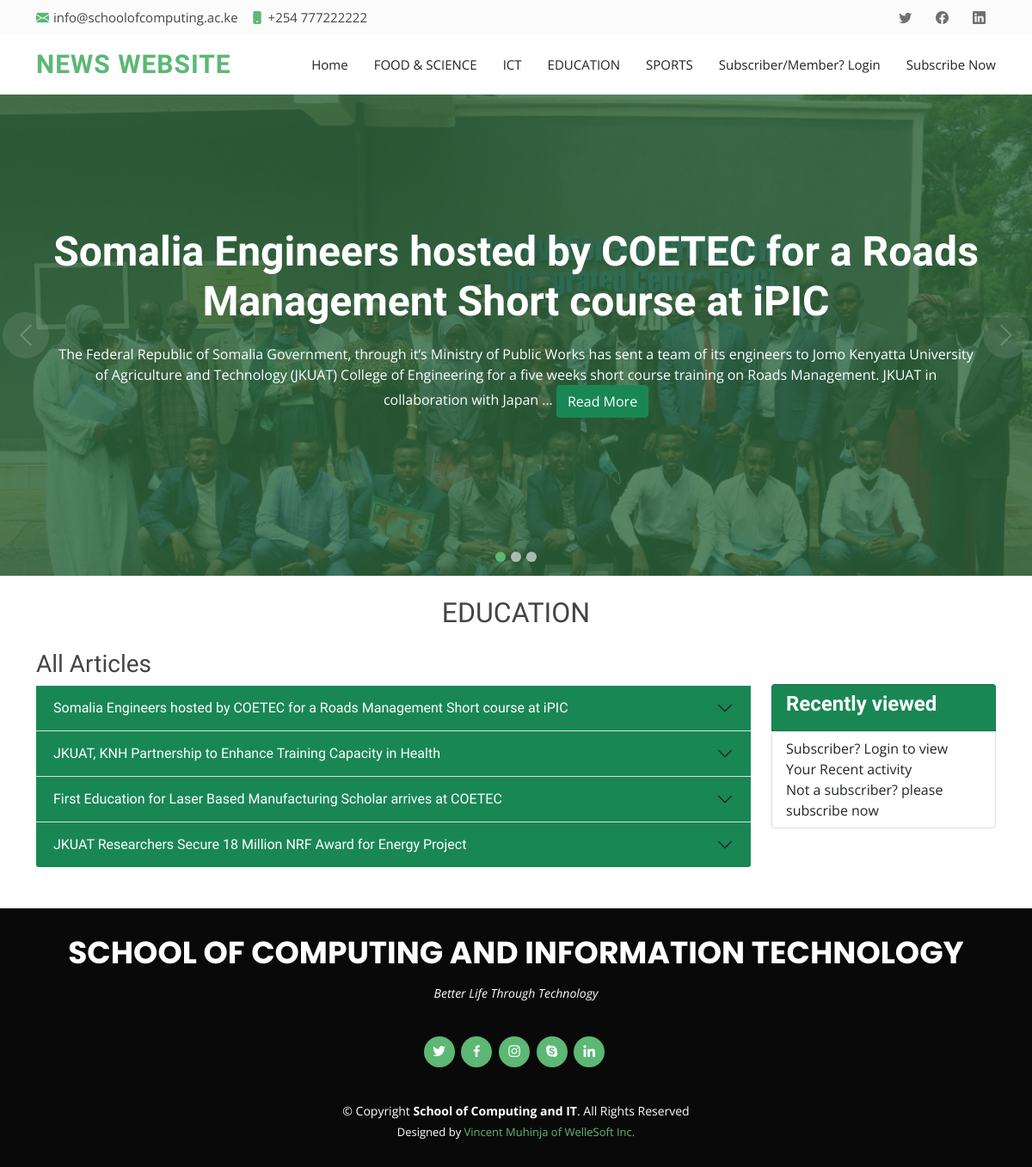
/blogs/category/2/chosenCategory, run on the app's committed database.
### Blogs/models.py (models this page shows, shortened)
class BlogCategory(models.Model):
    Category_Id = models.CharField(max_length=200,blank=False,null=False)
    Category_Name = models.CharField(max_length=200,blank=False,null=False)
    created_at = models.DateTimeField(auto_now_add=True)
    is_deleted = models.BooleanField(default=False)
    deleted_at = models.DateTimeField(blank=True, null=True)
    def __str__(self):
        return self.Category_Name
    class Meta():
        ordering = ('-created_at',)

class Blog(models.Model):
    title = models.CharField(blank=False, null=False, max_length=200)
    description = models.TextField(blank=True, null=True)
    photo = models.ImageField(upload_to='blog_photos', null=True, blank=True)
    category=models.ForeignKey('BlogCategory',on_delete=models.RESTRICT,blank=False,null=False)
    created_at = models.DateTimeField(auto_now_add=True)
    is_deleted = models.BooleanField(default=False)
    deleted_at = models.DateTimeField(blank=True, null=True)
    is_headline=models.BooleanField(default=False)
    is_popular=models.BooleanField(default=False)
    class Meta():
        ordering = ('-created_at',)

### Blogs/views.py (the view)
# urls.py: path('category/<int:pk>/chosenCategory',views.category_page,name='category_page'),
def category_page(request,pk):
    chosen_category = BlogCategory.objects.get(pk=pk)
    required_blogs = Blog.objects.filter(category=chosen_category)
    categories = BlogCategory.objects.filter(is_deleted=False)
    user = request.user
    if str(user) is not 'AnonymousUser':
        try:
            subscriber = Subscriber.objects.filter(First_Name=user.first_name).filter(Last_name=user.last_name).filter(Email=user.email)[0]
        except:
            subscriber = Subscriber.objects.filter(First_Name=user.first_name).filter(Last_name=user.last_name).filter(Email=user.email)[0]
        recents = Recents.objects.filter(subscriber=subscriber)
        context = {
            'articles':required_blogs,
            'slide_items': required_blogs[:3],
            'categories':categories,
            'recents':recents
        }
    else:
        context = {
            'articles': required_blogs,
            'slide_items': required_blogs[:3],
            'categories': categories,
            'Category_Name':chosen_category,
        }
    return render(request, 'blogs/category_page.html', context=context)

### templates/blogs/category_page.html (shortened to what this page needs)
{% extends 'blogs/base2.html' %}
{% load static %}
{% block content %}
<div class="container">
      <div class="row mt-4">
        <div class="d-flex justify-content-center mb-2">
          <h2>{{Category_Name}} </h2>
        </div>
        <div class="col-9 mt-2 container mr-6 pl-2 ">
          <div class="mb-2 mx-auto">
              <h3>All Articles</h3>
          </div>
          <div class="accordion accordion-flush" id="accordionFlushExample">
              {% for article in articles %}
            <div class="accordion-item">
              <h2 class="accordion-header" id="flush-heading{{article.pk}}f">
                <button class="accordion-button collapsed bg-success text-white" type="button" data-bs-toggle="collapse" data-bs-target="#activity{{article.pk}}f" aria-expanded="false" aria-controls="activity{{article.pk}}f">
                  {{article.title}}
                </button>
              </h2>
            </div>
              {% endfor %}
          </div>
        </div>
          <div class="col-3 container mt-5 mb-2">
            <ul class="list-group">
            <a class="list-group-item list-group-item-action bg-success text-white" aria-current="true">
              <h4><strong>Recently viewed</strong></h4>
  </a>
                {% if user.is_authenticated %}
              {% for recent in recents %}
  <a href="" class="list-group-item list-group-item-action">{{recent.blog.title}}</a>
              {% endfor %}
                {% else %}
                <a href="" class="list-group-item list-group-item-action">Subscriber? Login to view Your Recent activity <br> <span>Not a subscriber? please subscribe now </span></a>
                {% endif %}
</ul>
      </div>
      </div>
    </div>
<br><br>
{% endblock %}

### templates/blogs/base2.html (shortened to what this page needs)
<!DOCTYPE html>
{% load static %}
<html lang="en">
<head>
  <link href="{% static 'assets/vendor/animate.css/animate.min.css' %}" rel="stylesheet">
  <link href="{% static 'assets/vendor/bootstrap/css/bootstrap.min.css' %}" rel="stylesheet">
  <link href="{% static 'assets/vendor/bootstrap-icons/bootstrap-icons.css' %}" rel="stylesheet">
  <link href="{% static 'assets/vendor/boxicons/css/boxicons.min.css' %}" rel="stylesheet">
  <link href="{% static 'assets/vendor/glightbox/css/glightbox.min.css' %}" rel="stylesheet">
  <link href="{% static 'assets/vendor/swiper/swiper-bundle.min.css' %}" rel="stylesheet">
  <link href="{% static 'assets/css/style.css' %}" rel="stylesheet">
</head>
<body>
  <section id="topbar" class="d-flex align-items-center">
    <div class="container d-flex justify-content-center justify-content-md-between">
      <div class="contact-info d-flex align-items-center">
        <i class="bi bi-envelope-fill"></i><a href="mailto:contact@example.com">info@schoolofcomputing.ac.ke</a>
        <i class="bi bi-phone-fill phone-icon"></i> +254 777222222
      </div>
      <div class="social-links d-none d-md-block">
        <a href="" class="twitter"><i class="bi bi-twitter"></i></a>
        <a href="" class="facebook"><i class="bi bi-facebook"></i></a>
        <a href="" class="linkedin"><i class="bi bi-linkedin"></i></i></a>
      </div>
    </div>
  </section>
  <header id="header" class="d-flex align-items-center">
    <div class="container d-flex align-items-center">
      <h1 class="logo me-auto"><a href="{% url 'view_homepage' %}">News Website</a></h1>
      <nav id="navbar" class="navbar">
        <ul>
          <li><a class="nav-link scrollto" href="{% url 'view_homepage' %}">Home</a></li>
          {% for category in categories %}
           <li><a class="nav-link scrollto" href="{% url 'category_page' pk=category.pk %}">{{category}}</a></li>
          {% endfor %}
          {% if user.is_authenticated %}
          {% if user.is_superuser %}
          <li><a class="nav-link scrollto" href="{% url 'view_blogs' %}">Admin panel</a></li>
          {% else %}
           <li><a class="nav-link scrollto" href="{% url 'view_homepage' %}">Logged in</a></li>
          {% endif %}
          {% else %}
          <li><a class="nav-link scrollto" href="{% url 'login' %}">Subscriber/Member? Login</a></li>
          {% endif %}
          <li><a class="nav-link scrollto" href="{% url 'subscribe_now' %}">Subscribe Now</a></li>
        </ul>
      </nav>
    </div>
  </header>
  <section id="hero">
    <div id="heroCarousel" data-bs-interval="5000" class="carousel slide carousel-fade" data-bs-ride="carousel">
      <ol class="carousel-indicators" id="hero-carousel-indicators"></ol>
      <div class="carousel-inner" role="listbox">
        {% for courasel in slide_items %}
        {% if forloop.counter == 1 %}
        <div class="carousel-item active" style="background-image: url('{{courasel.photo.url}}')">
          {% else %}
           <div class="carousel-item" style="background-image: url('{{courasel.photo.url}}')">
          {% endif %}
          <div class="carousel-container">
            <div class="container">
              <h2 class="animate__animated animate__fadeInDown">{{courasel.title}}</h2>
              <p class="animate__animated animate__fadeInUp">{{courasel.description|truncatechars:300}} <a class="btn btn-success" href="{% url 'blog_item' pk=courasel.pk %}">Read More</a></p>
            </div>
          </div>
        </div>
      {% endfor %}
      </div>
      <a class="carousel-control-prev" href="#heroCarousel" role="button" data-bs-slide="prev">
        <span class="carousel-control-prev-icon bi bi-chevron-left" aria-hidden="true"></span>
      </a>
      <a class="carousel-control-next" href="#heroCarousel" role="button" data-bs-slide="next">
        <span class="carousel-control-next-icon bi bi-chevron-right" aria-hidden="true"></span>
      </a>
    </div>
  </section>
  <main id="main">
  {% block content %}{% endblock %}
  <footer id="footer">
    <div class="container">
      <h3>SCHOOL OF COMPUTING AND INFORMATION TECHNOLOGY</h3>
      <p>Better Life Through Technology</p>
      <div class="social-links">
        <a href="" class="twitter"><i class="bx bxl-twitter"></i></a>
        <a href="" class="facebook"><i class="bx bxl-facebook"></i></a>
        <a href="" class="instagram"><i class="bx bxl-instagram"></i></a>
        <a href="" class="google-plus"><i class="bx bxl-skype"></i></a>
        <a href="" class="linkedin"><i class="bx bxl-linkedin"></i></a>
      </div>
      <div class="copyright">
        &copy; Copyright <strong><span>School of Computing and IT</span></strong>. All Rights Reserved
      </div>
      <div class="credits">
        Designed by <a href="https://bootstrapmade.com/">Vincent Muhinja of WelleSoft Inc.</a>
      </div>
    </div>
  </footer>
</body>
</html>

### static/assets/css/style.css (style rules this page uses)
body { font-family: "Open Sans", sans-serif; color: #444444; }
a { text-decoration: none; color: #5cb874; }
h1, h2, h3, h4, h5, h6 { font-family: "Raleway", sans-serif; }
#topbar { background: #fbfbfb; font-size: 15px; height: 40px; padding: 0; }
#topbar .contact-info a { line-height: 0; color: #444444; transition: 0.3s; }
#topbar .contact-info i { color: #5cb874; line-height: 0; margin-right: 5px; }
#topbar .contact-info .phone-icon { margin-left: 15px; }
#topbar .social-links a { color: #6f6f6f; padding: 4px 12px; display: inline-block; line-height: 1px; transition: 0.3s; }
#header { background: #fff; transition: all 0.5s; z-index: 997; height: 70px; }
#header .logo { font-size: 30px; margin: 0; padding: 0; line-height: 1; font-weight: 700; letter-spacing: 1px; text-transform: uppercase; }
#header .logo a { color: #5cb874; }
.navbar { padding: 0; }
.navbar ul { margin: 0; padding: 0; display: flex; list-style: none; align-items: center; }
.navbar li { position: relative; }
.navbar a, .navbar a:focus { display: flex; align-items: center; justify-content: space-between; padding: 10px 0 10px 30px; font-size: 15px; color: #222222; white-space: nowrap; transition: 0.3s; }
#hero { width: 100%; height: 70vh; background-color: rgba(9, 9, 9, 0.8); overflow: hidden; position: relative; }
#hero .carousel, #hero .carousel-inner, #hero .carousel-item, #hero .carousel-item::before { background-size: cover; background-position: center; background-repeat: no-repeat; position: absolute; top: 0; right: 0; left: 0; bottom: 0; }
#hero .carousel-item::before { content: ""; background-color: rgba(45, 103, 60, 0.8); }
#hero .carousel-container { display: flex; justify-content: center; align-items: center; position: absolute; bottom: 0; top: 0; left: 50px; right: 50px; }
#hero .container { text-align: center; }
#hero h2 { color: #fff; margin-bottom: 20px; font-size: 48px; font-weight: 700; }
#hero p { -webkit-animation-delay: 0.4s; animation-delay: 0.4s; margin: 0 auto 30px auto; color: #fff; }
#hero .carousel-inner .carousel-item { transition-property: opacity; background-position: center top; }
#hero .carousel-inner .carousel-item, #hero .carousel-inner .active.carousel-item-start, #hero .carousel-inner .active.carousel-item-end { opacity: 0; }
#hero .carousel-inner .active, #hero .carousel-inner .carousel-item-next.carousel-item-start, #hero .carousel-inner .carousel-item-prev.carousel-item-end { opacity: 1; transition: 0.5s; }
#hero .carousel-control-next-icon, #hero .carousel-control-prev-icon { background: none; font-size: 30px; line-height: 0; width: auto; height: auto; background: rgba(255, 255, 255, 0.2); border-radius: 50px; transition: 0.3s; color: rgba(255, 255, 255, 0.5); width: 54px; height: 54px; display: flex; align-items: center; justify-content: center; }
@media (min-width: 1024px) { #hero .carousel-control-prev, #hero .carousel-control-next { width: 5%; } }
section { padding: 60px 0; }
#footer { background: #090909; color: #fff; font-size: 14px; text-align: center; padding: 30px 0; }
#footer h3 { font-size: 36px; font-weight: 700; color: #fff; position: relative; font-family: "Poppins", sans-serif; padding: 0; margin: 0 0 15px 0; }
#footer p { font-size: 15; font-style: italic; padding: 0; margin: 0 0 40px 0; }
#footer .social-links { margin: 0 0 40px 0; }
#footer .social-links a { font-size: 18px; display: inline-block; background: #5cb874; color: #fff; line-height: 1; padding: 8px 0; margin-right: 4px; border-radius: 50%; text-align: center; width: 36px; height: 36px; transition: 0.3s; }
#footer .copyright { margin: 0 0 5px 0; }
#footer .credits { font-size: 13px; }

### data on the page
BlogCategory: Category_Name "FOOD & SCIENCE"
BlogCategory: Category_Name "ICT"
BlogCategory: Category_Name "EDUCATION"
BlogCategory: Category_Name "SPORTS"
Blog: photo (picture), title "Somalia Engineers hosted by COETEC for a Roads Management Short course at iPIC", description "The Federal Republic of Somalia Government, through it’s Ministry of Public Works has sent a team of its engineers to Jomo Kenyatta University of Agriculture and Technology (JKUAT) College of Engineering for a five weeks short course training on Roads Management. JKUAT in collaboration with Japan …"
Blog: title "JKUAT, KNH Partnership to Enhance Training Capacity in Health"
Blog: title "First Education for Laser Based Manufacturing Scholar arrives at COETEC"
Blog: title "JKUAT Researchers Secure 18 Million NRF Award for Energy Project"
